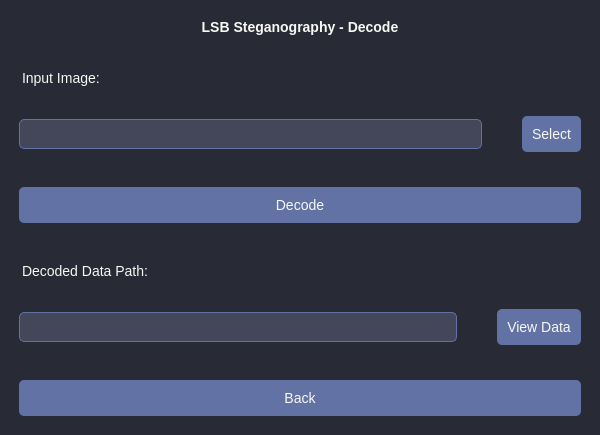
<?xml version="1.0" encoding="UTF-8"?>
<ui version="4.0">
 <class>DecodeWindow</class>
 <widget class="QMainWindow" name="DecodeWindow">
  <property name="geometry">
   <rect>
    <x>0</x>
    <y>0</y>
    <width>600</width>
    <height>300</height>
   </rect>
  </property>
  <property name="windowTitle">
   <string>LSB Steganography - Decode</string>
  </property>
  <property name="styleSheet">
   <string notr="true">QMainWindow { background-color: #282a36; } 
QLabel { color: #f8f8f2; font-size: 14px; margin-left: 10px; margin-right: 10px; margin-top: 10px; margin-bottom: 5px; } 
QLineEdit { background-color: #44475a; color: #f8f8f2; border: 1px solid #6272a4; border-radius: 5px; padding: 5px; margin-left: 10px; margin-right: 10px; margin-top: 5px; margin-bottom: 10px; font-size: 14px; } 
QPushButton { background-color: #6272a4; color: #f8f8f2; border: none; border-radius: 5px; padding: 10px; margin-left: 10px; margin-right: 10px; margin-top: 5px; margin-bottom: 10px; font-size: 14px; } 
QPushButton:hover { background-color: #8be9fd; color: #282a36; }</string>
  </property>
  <widget class="QWidget" name="centralwidget">
   <layout class="QVBoxLayout" name="verticalLayout">
    <property name="spacing">
     <number>20</number>
    </property>
    <item>
     <widget class="QLabel" name="lblTitle">
      <property name="font">
       <font>
        <pointsize>20</pointsize>
        <weight>75</weight>
        <bold>true</bold>
       </font>
      </property>
      <property name="text">
       <string>LSB Steganography - Decode</string>
      </property>
      <property name="alignment">
       <set>Qt::AlignCenter</set>
      </property>
     </widget>
    </item>
    <item>
     <widget class="QLabel" name="lblInputImage">
      <property name="text">
       <string>Input Image:</string>
      </property>
     </widget>
    </item>
    <item>
     <layout class="QHBoxLayout" name="horizontalLayout">
      <item>
       <widget class="QLineEdit" name="txtInputImage"/>
      </item>
      <item>
       <widget class="QPushButton" name="btnSelectInput">
        <property name="text">
         <string>Select</string>
        </property>
       </widget>
      </item>
     </layout>
    </item>
    <item>
     <widget class="QPushButton" name="btnDecode">
      <property name="text">
       <string>Decode</string>
      </property>
     </widget>
    </item>
    <item>
     <widget class="QLabel" name="lblDecodedFilePath">
      <property name="text">
       <string>Decoded Data Path:</string>
      </property>
     </widget>
    </item>
    <item>
     <layout class="QHBoxLayout" name="horizontalLayout_2">
      <item>
       <widget class="QLineEdit" name="txtDecodedFilePath">
        <property name="readOnly">
         <bool>true</bool>
        </property>
       </widget>
      </item>
      <item>
       <widget class="QPushButton" name="btnViewDecodedData">
        <property name="text">
         <string>View Data</string>
        </property>
       </widget>
      </item>
     </layout>
    </item>
    <item>
     <widget class="QPushButton" name="btnBack">
      <property name="text">
       <string>Back</string>
      </property>
     </widget>
    </item>
   </layout>
  </widget>
 </widget>
 <resources/>
 <connections/>
</ui>
